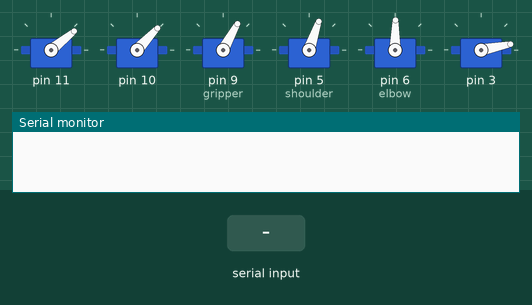
This sketch was run on a simulated Arduino Uno, built with avr-gcc and run on an emulated ATmega328P. Parts: 6 × servo, the last lines printed to the serial monitor. Inputs (shaded band) come from the test bench.

Above: at 10.9 s.
11.0 s: "red\n" received over Serial
At 11.53 s:
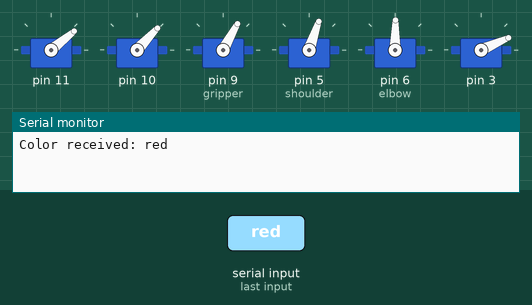
At 14.08 s:
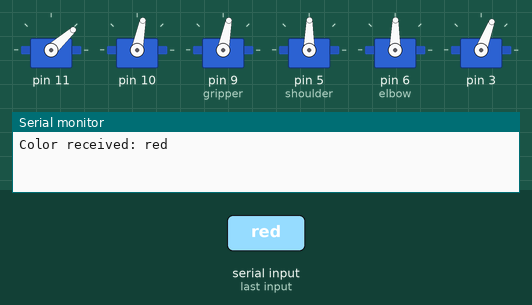
20.0 s: "blue\n" received over Serial
At 23.97 s:
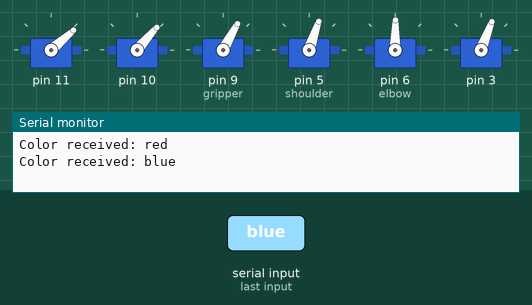
Timing chart, 0 to 32.0 s (numbered marks = the images above; inputs shaded):
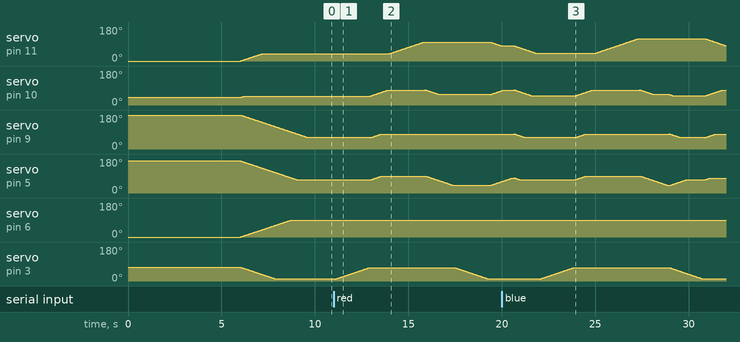

Measured:
- after the input at 11.0 s, servo on pin 11: rises from 39° to 100° in 5.4 s, then falls to 81° in 0.57 s

The sketch:

braccio.ino
```cpp
#include <Braccio.h>   // Biblioteca oficială Braccio
#include <Servo.h>     // Pentru definiția obiectelor Servo

// ————————————————
// Servo-urile pe care le așteaptă Braccio.ServoMovement()
Servo base;
Servo shoulder;
Servo elbow;
Servo wrist_ver;
Servo wrist_rot;
Servo gripper;

// ————————————————
// Parametri de mișcare
const int STEP_DELAY   = 30;   // ms între pași (smooth dacă e mic)
const int ACTION_DELAY = 50;  // ms pauză după fiecare mișcare

// ————————————————
// Unghiuri pentru gripper
const int GRIP_OPEN   = 10;
const int GRIP_CLOSED = 70;

// ————————————————
// Poziție de pick-up
const int PICK_BASE      = 40;
const int PICK_SHOULDER  = 48;
const int PICK_ELBOW     = 60;
const int PICK_WRISTVER  = 70;
const int PICK_WRISTROT  = 90;

// ————————————————
// Poziție de lift (ridicat sus, fără pivot)
const int RAISE_SHOULDER = 80;
const int RAISE_ELBOW    = 80;
const int RAISE_WRISTVER = 90;

// ————————————————
// Poziție intermediară de siguranță (după eliberare)
const int INTER_BASE     = 80;
const int INTER_SHOULDER = 80;
const int INTER_ELBOW    = 80;
const int INTER_WRISTVER = 80;
const int INTER_WRISTROT = 90;

// ————————————————
// Poziții de drop pentru fiecare culoare (M1–M5)
const int DROP_RED[]    = { 100, 55,  80, 40,  90 };
const int DROP_BLUE[]   = { 118, 55,  80, 40,  90 };
const int DROP_GREEN[]  = { 138, 55,  80, 40,  90 };
const int DROP_YELLOW[] = { 138, 55,  80, 40,  90 };
const int DROP_ORANGE[] = { 100, 55,  80, 40,  90 };
const int DROP_PURPLE[] = { 118, 55,  80, 40,  90 };

void setup() {
  Serial.begin(9600);
  base      .attach(4);
  shoulder  .attach(5);
  elbow     .attach(6);
  wrist_ver .attach(7);
  wrist_rot .attach(8);
  gripper   .attach(9);

  Braccio.begin();

  // Poziția inițială: pick cu gripper deschis
  Braccio.ServoMovement(
    STEP_DELAY,
    PICK_BASE, PICK_SHOULDER, PICK_ELBOW, PICK_WRISTVER, PICK_WRISTROT, GRIP_OPEN
  );
  delay(ACTION_DELAY);
}

void pickAndPlace(const String &color) {
  // 1) Du-te la pick cu gripper deschis
  Braccio.ServoMovement(STEP_DELAY,
    PICK_BASE, PICK_SHOULDER, PICK_ELBOW, PICK_WRISTVER, PICK_WRISTROT, GRIP_OPEN
  );
  delay(ACTION_DELAY);

  // 2) Închide gripper să apuci cubul
  Braccio.ServoMovement(STEP_DELAY,
    PICK_BASE, PICK_SHOULDER, PICK_ELBOW, PICK_WRISTVER, PICK_WRISTROT, GRIP_CLOSED
  );
  delay(ACTION_DELAY);

  // 3) Ridică cubul (schimbă doar umăr, cot, încheietură verticală)
  Braccio.ServoMovement(STEP_DELAY,
    PICK_BASE, RAISE_SHOULDER, RAISE_ELBOW, RAISE_WRISTVER, PICK_WRISTROT, GRIP_CLOSED
  );
  delay(ACTION_DELAY);

  // 4) Pivot la baza poziției de drop (schimbă doar M1)
  int targetBase;
  if      (color == "red")    targetBase = DROP_RED[0];
  else if (color == "blue")   targetBase = DROP_BLUE[0];
  else if (color == "green")  targetBase = DROP_GREEN[0];
  else if (color == "yellow") targetBase = DROP_YELLOW[0];
  else if (color == "orange") targetBase = DROP_ORANGE[0];
  else if (color == "purple") targetBase = DROP_PURPLE[0];
  else                         targetBase = PICK_BASE;

  Braccio.ServoMovement(STEP_DELAY,
    targetBase, RAISE_SHOULDER, RAISE_ELBOW, RAISE_WRISTVER, PICK_WRISTROT, GRIP_CLOSED
  );
  delay(ACTION_DELAY);

  // 5) Coboara la poziția completa de drop (M1–M5)
  if (color == "red") {
    Braccio.ServoMovement(STEP_DELAY,
      DROP_RED[0], DROP_RED[1], DROP_RED[2],
      DROP_RED[3], DROP_RED[4], GRIP_CLOSED
    );
  }
  else if (color == "blue") {
    Braccio.ServoMovement(STEP_DELAY,
      DROP_BLUE[0], DROP_BLUE[1], DROP_BLUE[2],
      DROP_BLUE[3], DROP_BLUE[4], GRIP_CLOSED
    );
  }
  else if (color == "green") {
    Braccio.ServoMovement(STEP_DELAY,
      DROP_GREEN[0], DROP_GREEN[1], DROP_GREEN[2],
      DROP_GREEN[3], DROP_GREEN[4], GRIP_CLOSED
    );
  }
  else if (color == "yellow") {
    Braccio.ServoMovement(STEP_DELAY,
      DROP_YELLOW[0], DROP_YELLOW[1], DROP_YELLOW[2],
      DROP_YELLOW[3], DROP_YELLOW[4], GRIP_CLOSED
    );
  }
  else if (color == "orange") {
    Braccio.ServoMovement(STEP_DELAY,
      DROP_ORANGE[0], DROP_ORANGE[1], DROP_ORANGE[2],
      DROP_ORANGE[3], DROP_ORANGE[4], GRIP_CLOSED
    );
  }
  else if (color == "purple") {
    Braccio.ServoMovement(STEP_DELAY,
      DROP_PURPLE[0], DROP_PURPLE[1], DROP_PURPLE[2],
      DROP_PURPLE[3], DROP_PURPLE[4], GRIP_CLOSED
    );
  }
  else {
    Braccio.ServoMovement(STEP_DELAY,
      targetBase, RAISE_SHOULDER, RAISE_ELBOW, RAISE_WRISTVER, PICK_WRISTROT, GRIP_CLOSED
    );
  }
  delay(ACTION_DELAY);

  // 6) Deschide gripper sa eliberezi cubul
  Braccio.ServoMovement(STEP_DELAY,
    targetBase,
    (color=="red"?   DROP_RED[1]    : PICK_SHOULDER),
    (color=="red"?   DROP_RED[2]    : PICK_ELBOW),
    (color=="red"?   DROP_RED[3]    : PICK_WRISTVER),
    (color=="red"?   DROP_RED[4]    : PICK_WRISTROT),
    GRIP_OPEN
  );
  delay(ACTION_DELAY);

  // 7) Miscare intermediara de siguranta dupa eliberare
  Braccio.ServoMovement(STEP_DELAY,
    INTER_BASE, INTER_SHOULDER, INTER_ELBOW, INTER_WRISTVER, INTER_WRISTROT, GRIP_OPEN
  );
  delay(ACTION_DELAY);

  // 8) Revenire la pick cu gripper deschis
  Braccio.ServoMovement(STEP_DELAY,
    PICK_BASE, PICK_SHOULDER, PICK_ELBOW, PICK_WRISTVER, PICK_WRISTROT, GRIP_OPEN
  );
  delay(ACTION_DELAY);
}

void loop() {
  if (!Serial.available()) return;
  String color = Serial.readStringUntil('\n');
  color.trim();
  if (color.length()) {
    Serial.print("Color received: ");
    Serial.println(color);
    pickAndPlace(color);
  }
}
```
